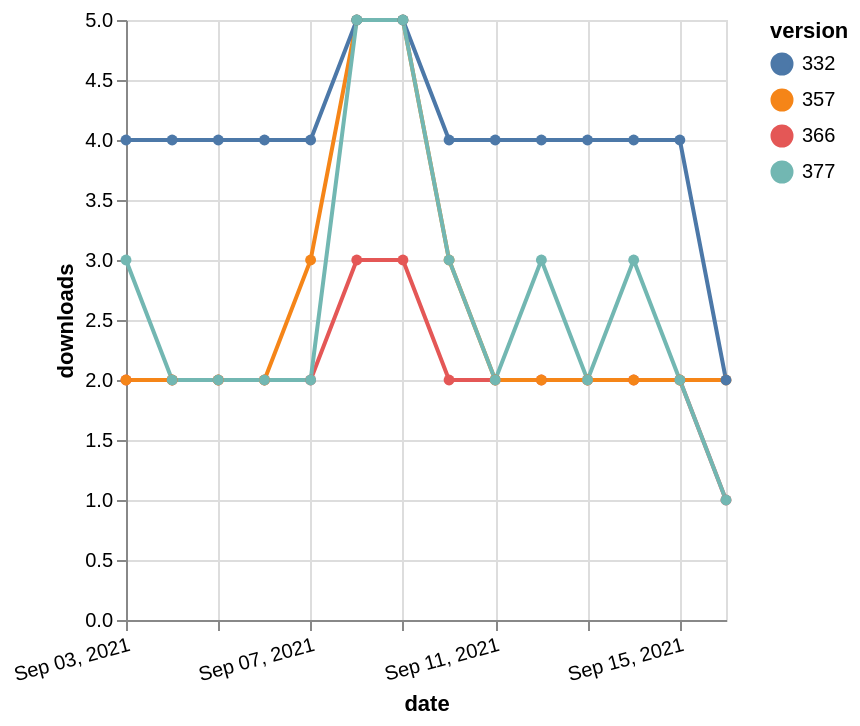

Write a Vega-Lite specification for this figure.
### Vega-Lite specification from a JSON file in a GitHub repository (floating-point values rounded to 4 significant figures)
{"$schema": "https://vega.github.io/schema/vega-lite/v5.json", "description": "A simple bar chart with embedded data.", "data": {"values": [{"date": "2021-09-03", "total": 2330, "delta": 2, "version": "366"}, {"date": "2021-09-04", "total": 2332, "delta": 2, "version": "366"}, {"date": "2021-09-05", "total": 2334, "delta": 2, "version": "366"}, {"date": "2021-09-06", "total": 2336, "delta": 2, "version": "366"}, {"date": "2021-09-07", "total": 2338, "delta": 2, "version": "366"}, {"date": "2021-09-08", "total": 2341, "delta": 3, "version": "366"}, {"date": "2021-09-09", "total": 2344, "delta": 3, "version": "366"}, {"date": "2021-09-10", "total": 2346, "delta": 2, "version": "366"}, {"date": "2021-09-11", "total": 2348, "delta": 2, "version": "366"}, {"date": "2021-09-12", "total": 2350, "delta": 2, "version": "366"}, {"date": "2021-09-13", "total": 2352, "delta": 2, "version": "366"}, {"date": "2021-09-14", "total": 2354, "delta": 2, "version": "366"}, {"date": "2021-09-15", "total": 2356, "delta": 2, "version": "366"}, {"date": "2021-09-16", "total": 2357, "delta": 1, "version": "366"}, {"date": "2021-09-03", "total": 2888, "delta": 2, "version": "357"}, {"date": "2021-09-04", "total": 2890, "delta": 2, "version": "357"}, {"date": "2021-09-05", "total": 2892, "delta": 2, "version": "357"}, {"date": "2021-09-06", "total": 2894, "delta": 2, "version": "357"}, {"date": "2021-09-07", "total": 2897, "delta": 3, "version": "357"}, {"date": "2021-09-08", "total": 2902, "delta": 5, "version": "357"}, {"date": "2021-09-09", "total": 2907, "delta": 5, "version": "357"}, {"date": "2021-09-10", "total": 2910, "delta": 3, "version": "357"}, {"date": "2021-09-11", "total": 2912, "delta": 2, "version": "357"}, {"date": "2021-09-12", "total": 2914, "delta": 2, "version": "357"}, {"date": "2021-09-13", "total": 2916, "delta": 2, "version": "357"}, {"date": "2021-09-14", "total": 2918, "delta": 2, "version": "357"}, {"date": "2021-09-15", "total": 2920, "delta": 2, "version": "357"}, {"date": "2021-09-16", "total": 2922, "delta": 2, "version": "357"}, {"date": "2021-09-03", "total": 5017, "delta": 4, "version": "332"}, {"date": "2021-09-04", "total": 5021, "delta": 4, "version": "332"}, {"date": "2021-09-05", "total": 5025, "delta": 4, "version": "332"}, {"date": "2021-09-06", "total": 5029, "delta": 4, "version": "332"}, {"date": "2021-09-07", "total": 5033, "delta": 4, "version": "332"}, {"date": "2021-09-08", "total": 5038, "delta": 5, "version": "332"}, {"date": "2021-09-09", "total": 5043, "delta": 5, "version": "332"}, {"date": "2021-09-10", "total": 5047, "delta": 4, "version": "332"}, {"date": "2021-09-11", "total": 5051, "delta": 4, "version": "332"}, {"date": "2021-09-12", "total": 5055, "delta": 4, "version": "332"}, {"date": "2021-09-13", "total": 5059, "delta": 4, "version": "332"}, {"date": "2021-09-14", "total": 5063, "delta": 4, "version": "332"}, {"date": "2021-09-15", "total": 5067, "delta": 4, "version": "332"}, {"date": "2021-09-16", "total": 5069, "delta": 2, "version": "332"}, {"date": "2021-09-03", "total": 2114, "delta": 3, "version": "377"}, {"date": "2021-09-04", "total": 2116, "delta": 2, "version": "377"}, {"date": "2021-09-05", "total": 2118, "delta": 2, "version": "377"}, {"date": "2021-09-06", "total": 2120, "delta": 2, "version": "377"}, {"date": "2021-09-07", "total": 2122, "delta": 2, "version": "377"}, {"date": "2021-09-08", "total": 2127, "delta": 5, "version": "377"}, {"date": "2021-09-09", "total": 2132, "delta": 5, "version": "377"}, {"date": "2021-09-10", "total": 2135, "delta": 3, "version": "377"}, {"date": "2021-09-11", "total": 2137, "delta": 2, "version": "377"}, {"date": "2021-09-12", "total": 2140, "delta": 3, "version": "377"}, {"date": "2021-09-13", "total": 2142, "delta": 2, "version": "377"}, {"date": "2021-09-14", "total": 2145, "delta": 3, "version": "377"}, {"date": "2021-09-15", "total": 2147, "delta": 2, "version": "377"}, {"date": "2021-09-16", "total": 2148, "delta": 1, "version": "377"}]}, "width": "container", "mark": {"type": "line", "point": {"filled": true}}, "encoding": {"x": {"field": "date", "type": "temporal", "timeUnit": "yearmonthdate", "title": "date", "axis": {"labelAngle": -15}}, "y": {"field": "delta", "type": "quantitative", "title": "downloads"}, "color": {"field": "version", "type": "nominal"}, "tooltip": {"field": "delta"}}}
